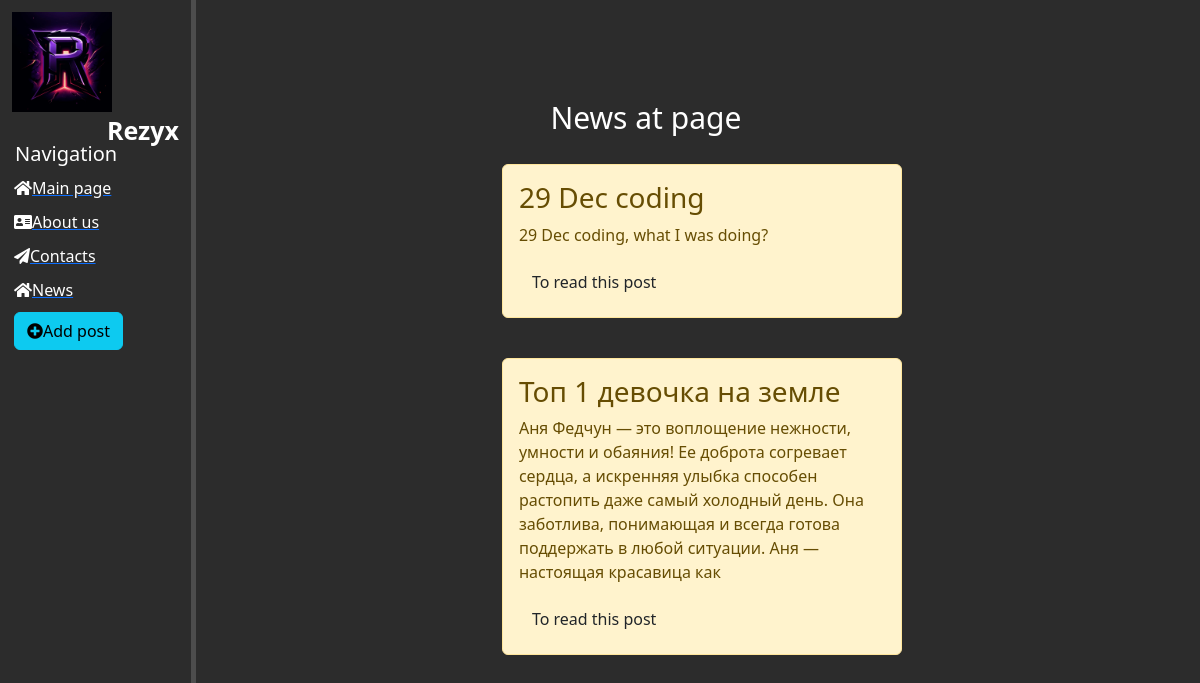
Before: /news/ with the older database file.
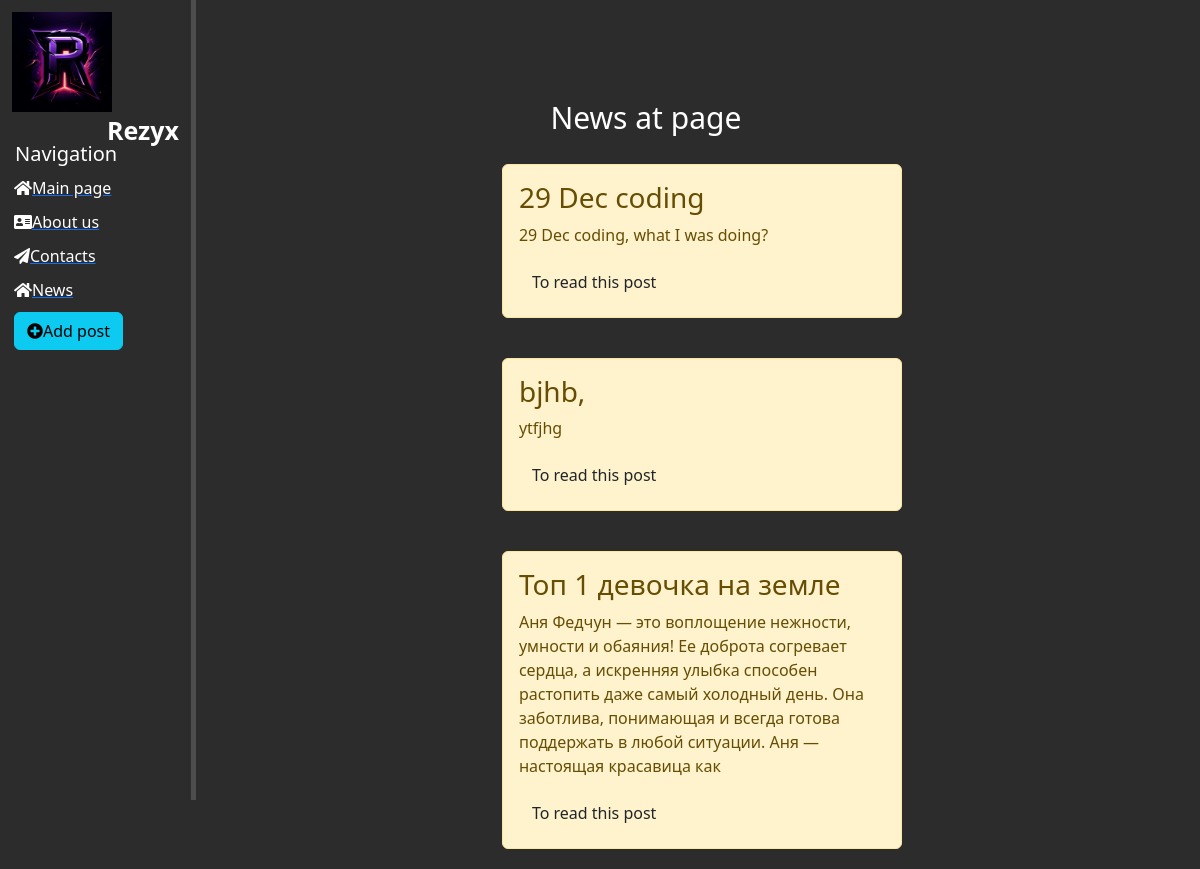
After: the same page with the newer database file.
### news/models.py (models this page shows, shortened)
class Articles(models.Model):
    title = models.CharField('Name',max_length=50)
    anons = models.TextField('Anons', max_length=250)
    full_text = models.TextField('Post')
    date = models.DateTimeField('Publish date')
    class Meta:
        verbose_name = 'News'
        verbose_name_plural = 'News'

### news/views.py (the view)
# urls.py: path('', views.news_home, name='news_home'),
def news_home(request):
    news = Articles.objects.order_by('-date')
    return render(request, 'news/news_home.html', {'news': news})

### news/templates/news/news_home.html (shortened to what this page needs)
{% extends 'main/layout.html' %}
{% block content %}
    <div class="features">
        <h1>News at page</h1>
        {% if news  %}
            {% for el in news %}
                <div class="alert alert-warning">
                    <h3>{{ el.title }}</h3>
                    <p>{{ el.anons }}</p>
                    <a href="{% url 'news-detail' el.id %}" class="btn tn-warning">To read this post</a>
                </div>
            {% endfor %}
        {% else %}
            <p>You don't have any post's</p>
        {% endif %}
    </div>
{% endblock %}

Changed rows visible on the page:
added Articles: title "bjhb,", anons "ytfjhg"
